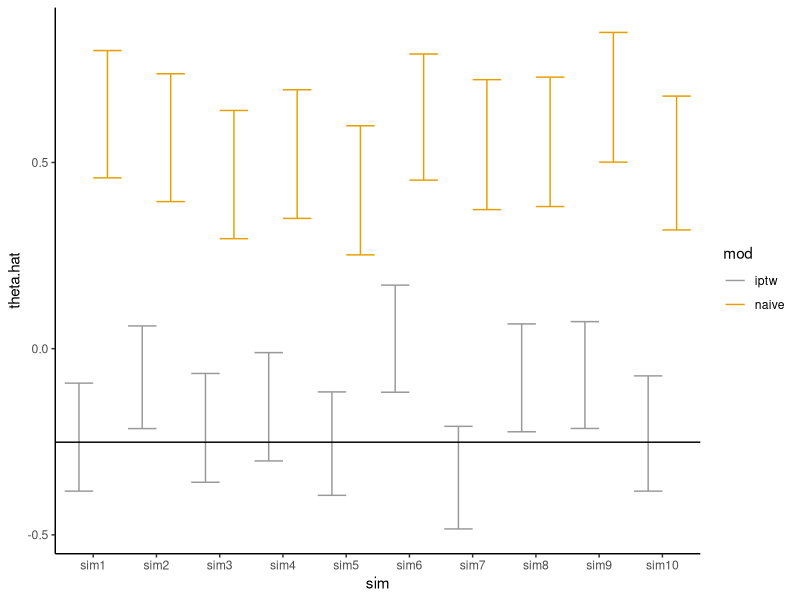

The R script that drew this image:
library(tidyverse)
# sample data
#set.seed(1)
#source('~/Documents/shiny')


# start with a single iteration of simulating data, generate bayesian g formula results
# msmsim = function(outfile, from=1, to=1000, nobs=500, ncov=5, coeffa, coeffb, coeffc, effect, a0, nboot=100) {
# 2. generate parametric g-formula

ncov = 1 # number of (time-varying) covariates
a0=-1
coeffa=1; coeffb=-2; coeffc=1; coeffd = 0; effect=-0.25; su = 1.2
nobs=2000
ntot = 10000 # total number of 'true' observations generated (observed is a subset of this)
m = 2 # time periods

data.sample = function(coeffa, coeffb, coeffc, coeffd, su, effect, ntot, nobs) {

x <- array(NA, c(2, ntot, m * ncov)) # theoretical matrix/ 3 time periods
xobs <- matrix(NA, ntot, m * ncov) # observed matrix
y <- array(NA, c(2, 2, ntot)) # counter-factual response
z <- matrix(NA, ntot, 2) # treatment
xdiffsd <- 0.25
a <- rep(coeffa, ncov)
b <- rep(coeffb, ncov)
c <- rep(coeffc, ncov)
d <- rep(coeffd, ncov)
#s <- matrix(0.25, ncov, ncov)
s <- 1.0
#su <- matrix(0.05, ncov, ncov)
# su <- 0.1


# 1. intervention:

u <- rnorm(ntot, 0, su)
xobs[,1:ncov] <- x[1, , 1:ncov] <- x[2, , 1:ncov] <- rnorm(ntot, 0, s)
pz = plogis( a0 + a * xobs[,1])
#pz <- 1.0/(1.0+exp(-(a0 + xobs[,1:ncov] %*% a)))
z[,1] <- (runif(ntot) < pz)

# 2. intervention:

# untreated at time 1
x[1, ,(ncov+1):(2*ncov)] = rnorm(ntot, 0, (xdiffsd^2) * s)
x[1, ,(ncov+1):(2*ncov)] = x[1, , (ncov+1):(2*ncov)] + x[1, ,1:ncov] + u

# treated at time 1
x[2, ,(ncov+1):(2*ncov)] = rnorm(ntot, b, (xdiffsd^2) * s)
x[2, ,(ncov+1):(2*ncov)] = x[2, , (ncov+1):(2*ncov)] + x[1, ,1:ncov] + u


for (j in (ncov+1):(2*ncov)) {
  xobs[,j] <- x[cbind(z[,1]+1, 1:ntot, j)]
}

pz = plogis(a0 + 2 * z[,1] + c * xobs[,2] )
z[,2] <- (runif(ntot) < pz)
zobs = z #rowSums(z)


# Outcome:

ylong <- NULL
zlong <- NULL
counter <- 1
for (j in 0:1) {  # treatment time 1  
  for (k in 0:1) { # treatment time 2
    py = plogis(-1 + effect * (j + k) + x[(j+1), , (ncov+1):(2*ncov)] * d + u)
    y[j+1,k+1, ] <- (runif(ntot) < py)
    ylong <- c(ylong, y[cbind(j+1,k+1,1:ntot)])
    zlong <- c(zlong, rep(j+k, ntot))
    }
}
yobs <- y[cbind(z[,1]+1,z[,2]+1,1:ntot)]
table(yobs)

true.model <- glm(ylong ~ zlong + rep(u,4), family=binomial(link=logit))

#coef(truemodel)[2]
#vcov(truemodel)[2,2]

# true 'causal' parameter

#predict(truemodel, newdata = data.frame(zlong = 3), type = "response") - 
#  predict(truemodel, newdata = data.frame(zlong = 0), type = "response")

y <- y[,,1:nobs]
yobs <- yobs[1:nobs]
#z <- z[1:nobs,]
zobs <- zobs[1:nobs,]
x <- x[, 1:nobs, ]
xobs <- xobs[1:nobs,]

observed.data = data.frame(cbind(y=yobs, xobs, zobs))
names(observed.data) = c("Y", str_c("X",1:2), str_c("Z",1:2))
observed.data$Z = with(observed.data, Z1 + Z2)
observed.data$u = u[1:nobs]

# conditional on a 'high' X2, 
#summary(glm(Z1 ~ u, data = observed.data)) # unconditional
#cond = filter(observed.data, X2 > mean(X2))
#summary(glm(Z1 ~ u, data = cond)) # conditional

naive.model = glm(Y ~ Z + X1 + X2, data = observed.data, family=binomial)

# iptw
tmodel1 <- glm(Z1 ~ X1, data = observed.data, family=binomial(link=logit))
tmodel2 <- glm(Z2 ~ X2 + Z1, data = observed.data, family=binomial(link=logit))
p1 <- dbinom(observed.data$Z1, 1, prob = (predict(tmodel1, type = "response")))
p2 <- dbinom(observed.data$Z2, 1, prob = (predict(tmodel2, type = "response")))
pt <- p1 * p2

smodel1 <- glm(Z1 ~ 1, data = observed.data, family=binomial(link=logit))
smodel2 <- glm(Z2 ~ Z1, data = observed.data, family=binomial(link=logit))
sp1 <- dbinom(observed.data$Z1, 1, prob = (predict(smodel1, type = "response")))
sp2 <- dbinom(observed.data$Z2, 1, prob = (predict(smodel2, type = "response")))
sc <- sp1 * sp2

# never treat

# always treat
iptw <- 1.0/pt
iptws <- sc * iptw
#observed.data$s = with(observed.data, Z1 + Z2)

fit.iptw = (glm(Y ~ Z, data = observed.data, weights = iptws, family = quasibinomial))



return(list(obs.dat = observed.data,
            true.model = true.model,
            naive.model = naive.model,
            fit.iptw = fit.iptw,
            weights = iptws))

}


# 
data.fit = function(nsim, coeffa, coeffb, coeffc, coeffd, su, effect, ntot, nobs) {
  
  # initialize a data frame to hold results
  # bring this up if looping through
  sim = str_c("sim",1:nsim)
  sim = factor(sim, levels = sim)
  
  
  df.plot.naive = data.frame(sim = sim, mod = "naive", theta.hat = NA, se = NA, theta = NA)
  df.plot.iptw = data.frame(sim = sim, mod = "iptw", theta.hat = NA, se = NA, theta = NA)

  for(sim in 1:nsim) {
    # simulate data / fit model
    dat = data.sample(coeffa, coeffb, coeffc, coeffd, su, effect, ntot, nobs)
    
    df.plot.naive[sim,3:4] = summary(dat$naive.model)$coefficients[2,1:2]
    df.plot.iptw[sim,3:4] = summary(dat$fit.iptw)$coefficients[2,1:2]
    df.plot.naive[sim, 5] = df.plot.iptw[sim, 5] = coef(dat$true.model)[2]
    
  }
  return(df.plot=rbind(df.plot.naive, df.plot.iptw))
}

coeffa=1; coeffb=-2; coeffc=1; coeffd = 0; effect=-0.25; su = 1.2;

a = data.fit(nsim = 10, coeffa = coeffa,
             coeffb = coeffb,
             coeffc = coeffc,
             coeffd = coeffd,
             su = su,
             effect = effect,
             ntot = ntot,
             nobs = nobs)

par(mfrow=c(2,1))

ggplot(a, aes(x = sim, y = theta.hat, group = mod, color = mod)) +
  geom_errorbar(aes(ymin = theta.hat - 2 * se, ymax = theta.hat + 2 * se),
                position = position_dodge()) +
  geom_hline(yintercept=mean(a[,5])) + theme_classic() +
  scale_color_manual(values=c('#999999','#E69F00'))

# can we see the non-causal association?






